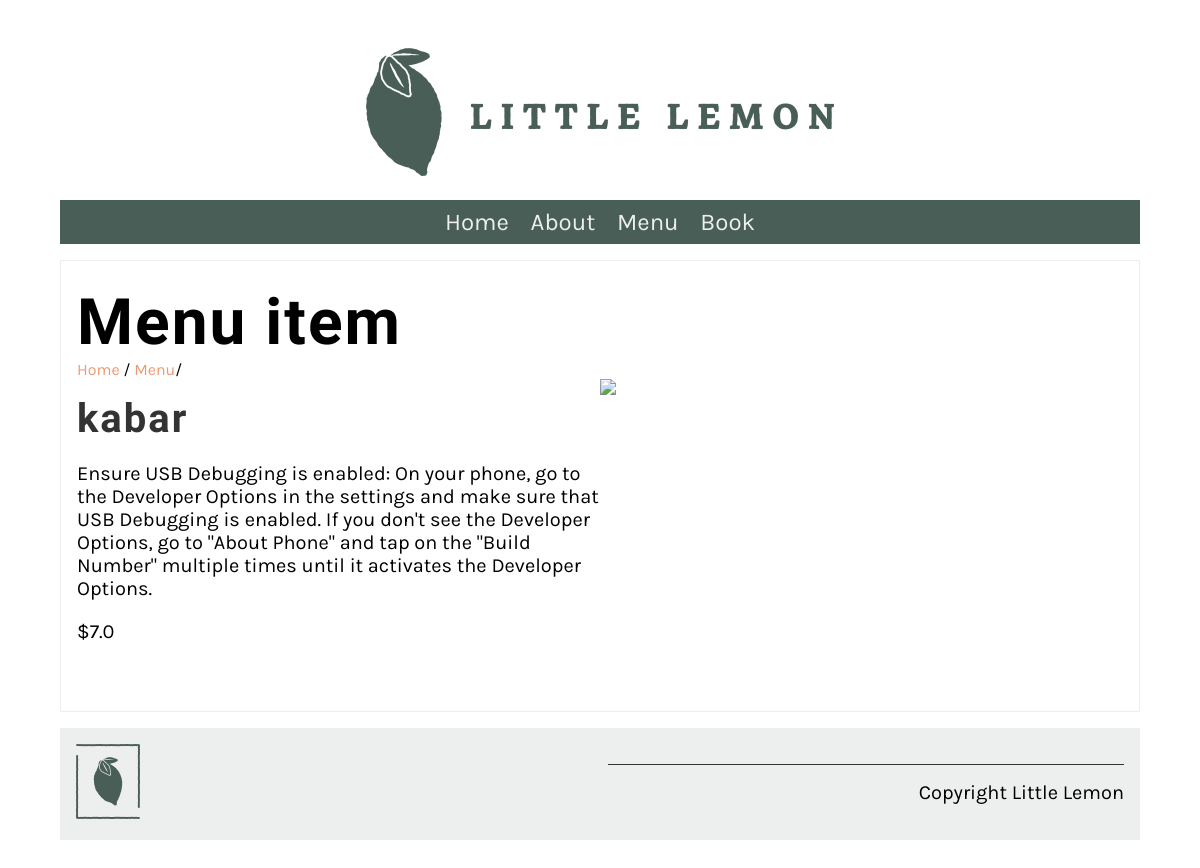
The app's page /item/3/ with its own data.
### restaurant/models.py (models this page shows)
class Menu (models.Model):
   name = models.CharField(max_length=50)
   price = models.FloatField()
   item_description = models.TextField(max_length=1000,default='')
   def __str__(self) -> str:
      return self.name

### restaurant/views.py (the view)
# urls.py: path('item/<int:pk>/',views.item_description,name='item_description')
def item_description(request,pk=None):
    if(pk != None):
        item = Menu.objects.get(pk = pk )
    else:
        item = ''
    return render(request,'item.html',{'item':item})

### restaurant/templates/item.html
{% extends 'base.html' %}
{% load static %}
{% block content %}
<section>
    <article>
        <h1>Menu item</h1>
        <span>
            <a href="{% url 'home' %}">Home</a> /
            <a href="{% url 'menu' %}">Menu</a>/
        </span>
        <div class="row">
            <div class="column">
                <h2>
                    {{item}}
                </h2>
                <p>
                    {{item.item_description}}
                </p>
                <p>
                    ${{item.price}}
                </p>
            </div>
            <div class="column">
                <img src="{% static 'img/menu_items/' %}{{ item.pk }}.jpg">
            </div>
        </div>
    </article>
</section>
{% endblock %}

### restaurant/static/css/style.css (style rules this page uses)
body { font-family: 'Karla', sans-serif; margin-top: 3rem; margin-bottom: 3rem; margin-left: 5%; margin-right: 5%; }
h1, h2, h3, h4, h5, h6 { font-family: 'Markazi Text', serif; letter-spacing: 2px;; }
h1 { font-size: 4rem; margin-top: 1.5rem; margin-bottom: 0; }
h2 { font-size: 2.5rem; color: #333333; margin:1rem 0; }
p, ul { font-size: 1.25rem;; }
a { color: #EE9972; text-decoration: none; }
section { display: flex; gap: 2rem 1rem; margin-top: 1rem; margin-bottom: 1rem; flex-direction: row; }
article { flex:1; }
article img { max-width: 100%; }
main article { border: 1px solid #EDEFEE; padding-left: 1rem; padding-right: 1rem; }
.row { display: flex; flex-direction: row; width: 100%; padding-bottom: 1rem; }
.column { flex-basis: 50%; margin-bottom: 1rem; padding-bottom: 1rem; }

### records on screen
Menu: name "kabar", item_description "Ensure USB Debugging is enabled: On your phone, go to the Developer Options in the settings and make sure that USB Debugging is enabled. If you don't see the Developer Options, go to \"About Phone\" and tap on the \"Build Number\" multiple times until it activates the Developer Options.", price "7.0"
